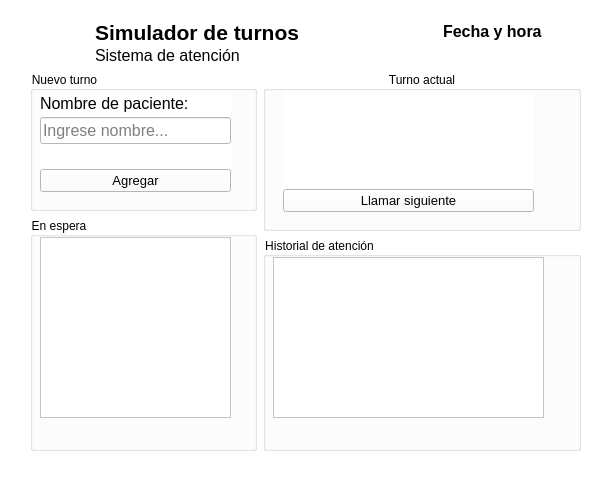
<?xml version="1.0" encoding="UTF-8"?>
<ui version="4.0">
 <class>MainWindow</class>
 <widget class="QMainWindow" name="MainWindow">
  <property name="geometry">
   <rect>
    <x>0</x>
    <y>0</y>
    <width>609</width>
    <height>478</height>
   </rect>
  </property>
  <property name="windowTitle">
   <string>MainWindow</string>
  </property>
  <property name="styleSheet">
   <string notr="true">background-color: rgb(255, 255, 255);</string>
  </property>
  <widget class="QWidget" name="centralwidget">
   <widget class="QWidget" name="verticalLayoutWidget_7">
    <property name="geometry">
     <rect>
      <x>30</x>
      <y>20</y>
      <width>551</width>
      <height>431</height>
     </rect>
    </property>
    <layout class="QVBoxLayout" name="verticalLayout_7" stretch="1,12">
     <item>
      <layout class="QHBoxLayout" name="horizontalLayout" stretch="3,9,7,7">
       <item>
        <widget class="QLabel" name="label_8">
         <property name="sizePolicy">
          <sizepolicy hsizetype="Ignored" vsizetype="Ignored">
           <horstretch>0</horstretch>
           <verstretch>0</verstretch>
          </sizepolicy>
         </property>
         <property name="text">
          <string/>
         </property>
         <property name="pixmap">
          <pixmap>:/images/utn_facultad_regional_haedo_logo.jfif</pixmap>
         </property>
         <property name="scaledContents">
          <bool>true</bool>
         </property>
         <property name="wordWrap">
          <bool>false</bool>
         </property>
        </widget>
       </item>
       <item>
        <layout class="QVBoxLayout" name="verticalLayout">
         <property name="spacing">
          <number>1</number>
         </property>
         <item>
          <widget class="QLabel" name="label">
           <property name="font">
            <font>
             <pointsize>16</pointsize>
             <bold>true</bold>
            </font>
           </property>
           <property name="text">
            <string>Simulador de turnos</string>
           </property>
          </widget>
         </item>
         <item>
          <widget class="QLabel" name="label_2">
           <property name="font">
            <font>
             <pointsize>12</pointsize>
            </font>
           </property>
           <property name="text">
            <string>Sistema de atención</string>
           </property>
          </widget>
         </item>
        </layout>
       </item>
       <item>
        <spacer name="horizontalSpacer">
         <property name="orientation">
          <enum>Qt::Orientation::Horizontal</enum>
         </property>
         <property name="sizeHint" stdset="0">
          <size>
           <width>40</width>
           <height>20</height>
          </size>
         </property>
        </spacer>
       </item>
       <item>
        <layout class="QVBoxLayout" name="verticalLayout_3">
         <property name="spacing">
          <number>1</number>
         </property>
         <item>
          <widget class="QLabel" name="label_4">
           <property name="font">
            <font>
             <pointsize>12</pointsize>
             <bold>true</bold>
            </font>
           </property>
           <property name="text">
            <string>Fecha y hora</string>
           </property>
          </widget>
         </item>
         <item>
          <widget class="QLabel" name="labelDate">
           <property name="font">
            <font>
             <pointsize>12</pointsize>
            </font>
           </property>
           <property name="text">
            <string/>
           </property>
          </widget>
         </item>
        </layout>
       </item>
      </layout>
     </item>
     <item>
      <layout class="QHBoxLayout" name="horizontalLayout_2" stretch="5,7">
       <item>
        <layout class="QVBoxLayout" name="verticalLayout_4" stretch="3,5">
         <item>
          <widget class="QGroupBox" name="groupBox">
           <property name="title">
            <string>Nuevo turno</string>
           </property>
           <widget class="QWidget" name="verticalLayoutWidget_2">
            <property name="geometry">
             <rect>
              <x>10</x>
              <y>20</y>
              <width>191</width>
              <height>101</height>
             </rect>
            </property>
            <layout class="QVBoxLayout" name="verticalLayout_2" stretch="1,2,1,1">
             <property name="spacing">
              <number>1</number>
             </property>
             <item>
              <widget class="QLabel" name="label_3">
               <property name="font">
                <font>
                 <pointsize>12</pointsize>
                </font>
               </property>
               <property name="text">
                <string>Nombre de paciente:</string>
               </property>
              </widget>
             </item>
             <item>
              <widget class="QLineEdit" name="inputPaciente">
               <property name="font">
                <font>
                 <pointsize>12</pointsize>
                </font>
               </property>
               <property name="inputMask">
                <string notr="true"/>
               </property>
               <property name="text">
                <string/>
               </property>
               <property name="frame">
                <bool>true</bool>
               </property>
               <property name="echoMode">
                <enum>QLineEdit::EchoMode::Normal</enum>
               </property>
               <property name="placeholderText">
                <string>Ingrese nombre...</string>
               </property>
              </widget>
             </item>
             <item>
              <spacer name="verticalSpacer">
               <property name="orientation">
                <enum>Qt::Orientation::Vertical</enum>
               </property>
               <property name="sizeHint" stdset="0">
                <size>
                 <width>20</width>
                 <height>40</height>
                </size>
               </property>
              </spacer>
             </item>
             <item>
              <widget class="QPushButton" name="btnAgregar">
               <property name="font">
                <font>
                 <pointsize>10</pointsize>
                </font>
               </property>
               <property name="text">
                <string>Agregar</string>
               </property>
              </widget>
             </item>
            </layout>
           </widget>
          </widget>
         </item>
         <item>
          <widget class="QGroupBox" name="groupBox_2">
           <property name="title">
            <string>En espera</string>
           </property>
           <widget class="QListWidget" name="listEspera">
            <property name="geometry">
             <rect>
              <x>10</x>
              <y>20</y>
              <width>191</width>
              <height>181</height>
             </rect>
            </property>
            <property name="alternatingRowColors">
             <bool>true</bool>
            </property>
            <property name="textElideMode">
             <enum>Qt::TextElideMode::ElideLeft</enum>
            </property>
           </widget>
          </widget>
         </item>
        </layout>
       </item>
       <item>
        <layout class="QVBoxLayout" name="verticalLayout_6" stretch="3,4">
         <item>
          <widget class="QGroupBox" name="groupBox_3">
           <property name="title">
            <string>Turno actual</string>
           </property>
           <property name="alignment">
            <set>Qt::AlignmentFlag::AlignCenter</set>
           </property>
           <property name="flat">
            <bool>true</bool>
           </property>
           <property name="checkable">
            <bool>false</bool>
           </property>
           <widget class="QWidget" name="verticalLayoutWidget_5">
            <property name="geometry">
             <rect>
              <x>20</x>
              <y>20</y>
              <width>251</width>
              <height>121</height>
             </rect>
            </property>
            <layout class="QVBoxLayout" name="verticalLayout_5" stretch="1,3,0">
             <item>
              <widget class="QLabel" name="labelNumAtencion">
               <property name="font">
                <font>
                 <pointsize>20</pointsize>
                 <bold>true</bold>
                </font>
               </property>
               <property name="text">
                <string/>
               </property>
               <property name="alignment">
                <set>Qt::AlignmentFlag::AlignCenter</set>
               </property>
              </widget>
             </item>
             <item>
              <widget class="QLabel" name="labelPaciente">
               <property name="font">
                <font>
                 <pointsize>18</pointsize>
                 <bold>true</bold>
                </font>
               </property>
               <property name="text">
                <string/>
               </property>
               <property name="alignment">
                <set>Qt::AlignmentFlag::AlignCenter</set>
               </property>
              </widget>
             </item>
             <item>
              <widget class="QPushButton" name="btnOnSiguiente">
               <property name="font">
                <font>
                 <pointsize>10</pointsize>
                </font>
               </property>
               <property name="text">
                <string>Llamar siguiente</string>
               </property>
              </widget>
             </item>
            </layout>
           </widget>
          </widget>
         </item>
         <item>
          <widget class="QGroupBox" name="groupBox_4">
           <property name="title">
            <string>Historial de atención</string>
           </property>
           <widget class="QListWidget" name="listHistorial">
            <property name="geometry">
             <rect>
              <x>10</x>
              <y>20</y>
              <width>271</width>
              <height>161</height>
             </rect>
            </property>
           </widget>
          </widget>
         </item>
        </layout>
       </item>
      </layout>
     </item>
    </layout>
   </widget>
  </widget>
 </widget>
 <resources/>
 <connections/>
</ui>
